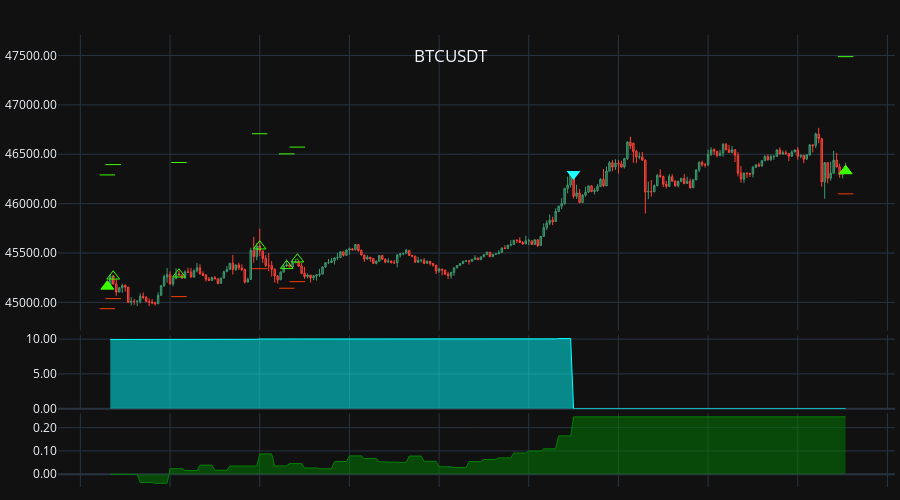

Here is the notebook cell this chart was saved with:
### Code cell
chart_signals(rep[0], symbol, ohlc, '1Min',  show_signals=True, height=500)

### Figure 1 — Plotly figure (JSON) as saved in the notebook; plotly's stock layout.template omitted (floating-point values rounded to 4 significant figures; data arrays with more than 128 entries replaced by an {"elided": "..."} marker saying what was removed)
{"data": [{"close": {"elided": "247 float values"}, "high": {"elided": "247 float values"}, "line": {"width": 1}, "low": {"elided": "247 float values"}, "name": "Master_0", "open": {"elided": "247 float values"}, "type": "candlestick", "uid": "3d9d9a02-6c78-48a7-91d2-114bbb5e219e", "x": {"elided": "247 str values"}, "xaxis": "x", "yaxis": "y"}, {"marker": {"color": "#3cfa00", "size": 12, "symbol": "triangle-up"}, "mode": "markers", "name": "BOT", "type": "scatter", "uid": "3fc9cd32-11a7-40eb-93ae-3043d7db3294", "x": ["2024-01-10T15:09:01", "2024-01-10T19:16:01"], "xaxis": "x", "y": [45160.0, 46330.0], "yaxis": "y"}, {"marker": {"color": "#20ffff", "size": 12, "symbol": "triangle-down"}, "mode": "markers", "name": "SLD", "type": "scatter", "uid": "6e4816db-5999-46a9-9fb9-346eaaceed50", "x": ["2024-01-10T17:44:59"], "xaxis": "x", "y": [46300.0], "yaxis": "y"}, {"marker": {"color": "#3cfa00", "size": 11, "symbol": "triangle-up-open-dot"}, "mode": "markers", "name": "LONG", "text": ["", "", "", "", "", "", ""], "type": "scatter", "uid": "ed9c9db1-4dd8-4a06-a7b4-6292eb5cb451", "x": ["2024-01-10T15:09:01", "2024-01-10T15:10:59", "2024-01-10T15:32:59", "2024-01-10T15:59:59", "2024-01-10T16:09:01", "2024-01-10T16:12:36", "2024-01-10T19:16:01"], "xaxis": "x", "y": [45160.0, 45260.0, 45280.0, 45569, 45370.0, 45440.0, 46330.0], "yaxis": "y"}, {"marker": {"color": "#3cfa00", "size": 11, "symbol": "line-ew-open"}, "mode": "markers", "name": "Take", "type": "scatter", "uid": "a55cec19-1523-487d-8c1c-5b59d1ba893b", "x": ["2024-01-10T15:09:01", "2024-01-10T15:10:59", "2024-01-10T15:32:59", "2024-01-10T15:59:59", "2024-01-10T16:09:01", "2024-01-10T16:12:36", "2024-01-10T19:16:01"], "xaxis": "x", "y": [46291, 46400.0, 46420.0, 46710.0, 46500.0, 46570.0, 47490.0], "yaxis": "y"}, {"marker": {"color": "#fa3c00", "size": 11, "symbol": "line-ew-open"}, "mode": "markers", "name": "Stop", "type": "scatter", "uid": "c95cdb63-9e5c-4ff6-95e6-52020898b417", "x": ["2024-01-10T15:09:01", "2024-01-10T15:10:59", "2024-01-10T15:32:59", "2024-01-10T15:59:59", "2024-01-10T16:09:01", "2024-01-10T16:12:36", "2024-01-10T19:16:01"], "xaxis": "x", "y": [44940.0, 45040.0, 45060.0, 45340.0, 45140.0, 45210.0, 46100.0], "yaxis": "y"}, {"marker": {"color": "#20ffff", "size": 11, "symbol": "triangle-down-open-dot"}, "mode": "markers", "name": "SHORTS", "text": [], "type": "scatter", "uid": "b2111094-988c-4a89-9dc9-d0fc9e847265", "x": [], "xaxis": "x", "y": [], "yaxis": "y"}, {"marker": {"color": "#3cfa00", "size": 11, "symbol": "line-ew-open"}, "mode": "markers", "name": "Take", "type": "scatter", "uid": "bdbb004b-676a-42eb-8f2f-1a28f93e68e2", "x": [], "xaxis": "x", "y": [], "yaxis": "y"}, {"marker": {"color": "#fa3c00", "size": 11, "symbol": "line-ew-open"}, "mode": "markers", "name": "Stop", "type": "scatter", "uid": "6089194e-3da8-4ff7-9fb8-0e89382feb5d", "x": [], "xaxis": "x", "y": [], "yaxis": "y"}, {"marker": {"color": "#ffffff", "size": 11, "symbol": "circle-open-dot"}, "mode": "markers", "name": "EXITS", "text": ["Take triggered"], "type": "scatter", "uid": "44d89576-8639-4be8-848e-bebc57a81238", "x": ["2024-01-10T17:44:59"], "xaxis": "x", "y": [null], "yaxis": "y"}, {"fill": "tozeroy", "line": {"color": "cyan", "width": 1}, "mode": "lines", "name": "Leverage", "type": "scatter", "uid": "55b3654e-3850-4cf9-9388-c4c71d801b54", "x": {"elided": "247 str values"}, "xaxis": "x", "y": {"elided": "247 float values"}, "yaxis": "y2"}, {"fill": "tozeroy", "line": {"color": "green", "width": 1}, "mode": "lines", "name": "BTCUSDT_PnL", "type": "scatter", "uid": "547ddc48-cfc5-48e6-94d3-ae761095b34b", "x": {"elided": "247 str values"}, "xaxis": "x", "y": {"elided": "247 float values"}, "yaxis": "y3"}], "layout": {"dragmode": "zoom", "height": 500, "hoverdistance": 1000, "hovermode": "x unified", "margin": {"b": 5, "l": 5, "r": 5, "t": 35}, "modebar": {"add": ["drawline", "drawopenpath", "drawrect", "eraseshape"]}, "newshape": {"line": {"color": "yellow", "width": 1}}, "showlegend": false, "title": {"text": " BTCUSDT", "x": 0.5, "xanchor": "center", "y": 0.9, "yanchor": "top"}, "xaxis": {"anchor": "y", "domain": [0, 1], "hoverformat": "%d-%b-%y %H:%M", "matches": "x3", "rangeslider": {"visible": false}, "showspikes": true, "showticklabels": false, "spikecolor": "#306020", "spikedash": "dot", "spikemode": "across", "spikesnap": "cursor", "spikethickness": 1}, "xaxis2": {"anchor": "y2", "domain": [0, 1], "matches": "x3", "showspikes": true, "showticklabels": false, "spikecolor": "#306020", "spikedash": "dot", "spikemode": "across", "spikesnap": "cursor", "spikethickness": 1}, "xaxis3": {"anchor": "y3", "domain": [0, 1], "showspikes": true, "spikecolor": "#306020", "spikedash": "dot", "spikemode": "across", "spikesnap": "cursor", "spikethickness": 1}, "yaxis": {"anchor": "x", "domain": [0.3467, 1], "hoverformat": ".2f", "spikecolor": "#306020", "spikesnap": "cursor", "spikethickness": 1, "tickformat": ".2f"}, "yaxis2": {"anchor": "x2", "domain": [0.1733, 0.3367], "spikecolor": "#306020", "spikesnap": "cursor", "spikethickness": 1, "tickformat": ".2f"}, "yaxis3": {"anchor": "x3", "domain": [0, 0.1633], "spikecolor": "#306020", "spikesnap": "cursor", "spikethickness": 1, "tickformat": ".2f"}}}
